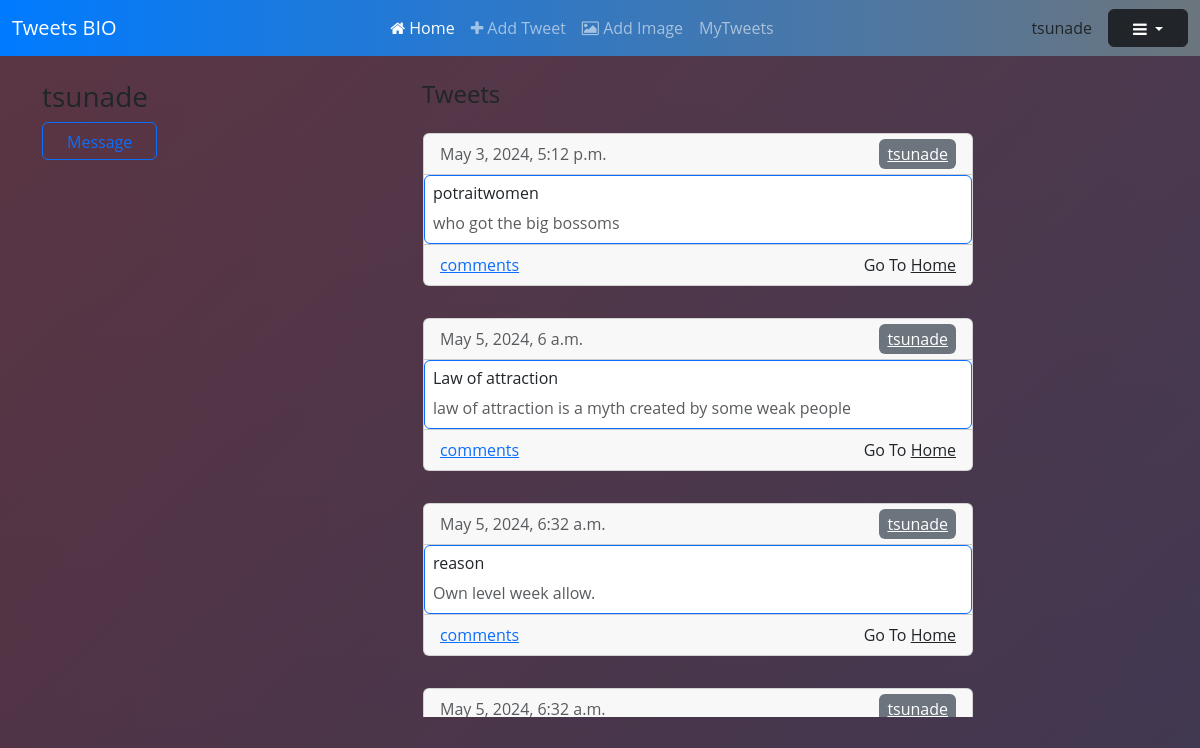
Page /profile/tsunade/ (signed in) on the committed database.
### myapp/models.py (models this page shows, shortened)
class Tweets(models.Model):
    user = models.ForeignKey(User,on_delete=models.CASCADE)
    topic = models.CharField(max_length=50,null=False,blank=False)
    tweet = models.CharField(max_length=250,null=False,blank=False)
    pub_date = models.DateTimeField()

### myapp/views.py (the view)
# urls.py: path("profile/<username>/",show_profile,name="show_profile")
@login_required(login_url="login/")
def show_profile(request,username):
    queryset = Tweets.objects.filter(user__username = username)
    context = {"user_tweets":queryset,"page":"profile","profile_user":username}
    return render(request,"profile.html",context=context)

### myapp/templates/profile.html (shortened to what this page needs)
{% extends "base.html" %}
{% block navbar %}
<nav class="navbar navbar-expand-lg navbar-dark bg-dark">
  <div class="container-fluid">
    <a class="navbar-brand" href="/">Tweets BIO</a>
    <div class="collapse navbar-collapse" id="navbarNav">
      <ul class="navbar-nav mx-auto">
        <li class="nav-item">
          <a class="nav-link active" aria-current="page" href="{% url 'myapp:index_page' %}"><i class="fa fa-home"></i> Home</a>
        </li>
        <li class="nav-item">
          <a class="nav-link" href="{% url 'myapp:add_tweet_page' %}"><i class="fa fa-plus"></i> Add Tweet</a>
        </li>
        <li class="nav-item">
          <a class="nav-link" href="{% url 'myapp:add_image' %}"><i class="fa fa-image"></i> Add Image</a>
        </li>
        <li class="nav-item">
          <a class="nav-link" href="{% url 'myapp:all_tweets' request.user.username %}"></i>MyTweets</a>
        </li>
      </ul>
    </div>
    <div class="text-center me-3">
      <a class="nav-link font-weight-bold" href="#">{{request.user.username}}</a>
    </div>
    <div class="dropdown">
      <button class="btn btn-dark dropdown-toggle" type="button" id="dropdownMenuButton" aria-expanded="false">
        <i class="fa fa-bars"></i>
      </button>
    </div>
  </div>
</nav>
{% endblock navbar %}
{% block body %}
<div class="container mt-4">
    <div class="row">
      <div class="col-md-4">
        <h3>{{profile_user}}</h3>
        <button class="btn btn-outline-primary">Message</button>
      </div>
      <div class="col-md-8">
        <h4>Tweets</h4>
    <div class="col-lg-9" style="max-height: 600px; overflow-y: auto; scrollbar-width: none; -ms-overflow-style: none;">
      {% if user_tweets %}
        {% for element in user_tweets %}
          <div class="row">
            <div class="col-lg-12 border border-white border-top-0 border-bottom-0 rounded">
              <div class="card my-3">
                <div class="card-header d-flex justify-content-between align-items-center">
                  <span class="font-light text-muted">{{element.pub_date}}</span>
                  <div>
                    <a class="no-decoration px-2 py-1 bg-secondary text-white font-weight-bold rounded hover:bg-gray-500 mr-2 " href="{% url 'myapp:update_tweet' element.id %}">{{element.user.username}}</a>
                  </div>
                </div>
                <div class="card-body border border-primary rounded p-2">
                  <h2 class="card-title h6 text-dark">{{element.topic}}</h2>
                  <p class="card-text text-muted mb-0">{{element.tweet}}</p>
                </div>
                <div class="card-footer d-flex justify-content-between align-items-center">
                  <a class="text-primary" href="#">comments</a>
                  <div>
                  {% if page == "profile" %}
                  <p class="mb-0">Go To <a class="text-dark font-weight-bold" href="/">Home</a></p>
                  {% endif %}
                  </div>
                </div>
              </div>
            </div>
          </div>
        {% endfor %}
      {% endif %}
    </div>
        </div>
      </div>
    </div>
{% endblock body %}

### rows in the picture
Tweets: pub_date "May 3, 2024, 5:12 p.m.", user.username "tsunade", topic "potraitwomen", tweet "who got the big bossoms", shows "Go To"
Tweets: pub_date "May 5, 2024, 6 a.m.", user.username "tsunade", topic "Law of attraction", tweet "law of attraction is a myth created by some weak people", shows "Go To"
Tweets: pub_date "May 5, 2024, 6:32 a.m.", user.username "tsunade", topic "reason", tweet "Own level week allow.", shows "Go To"
Tweets: pub_date "May 5, 2024, 6:32 a.m.", user.username "tsunade"

### other values in the picture
{{ request.user.username }} "tsunade"
{{ profile_user }} "tsunade"
